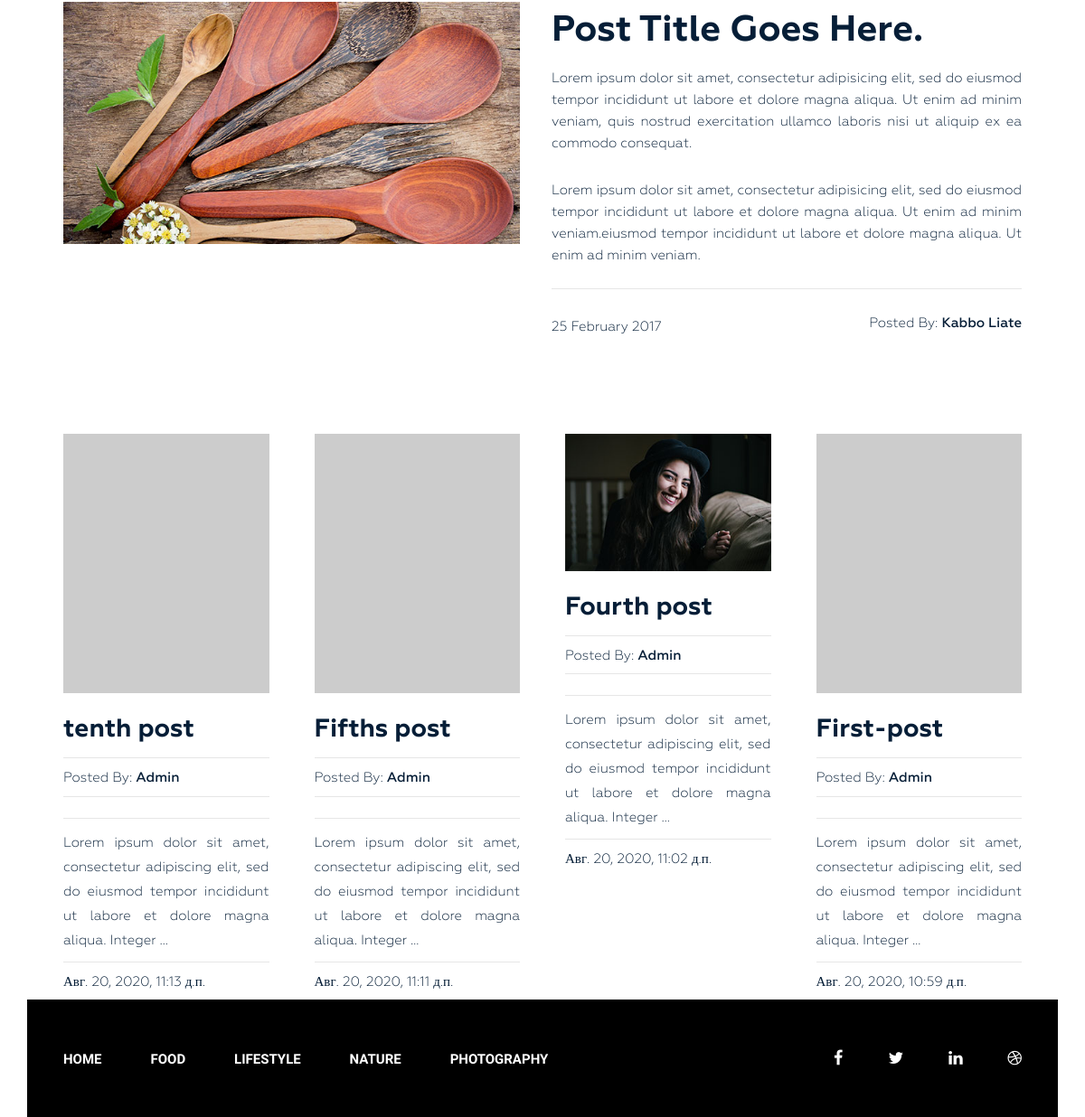
/tag/adventure/ (lower part), run on an earlier commit of the app's database.
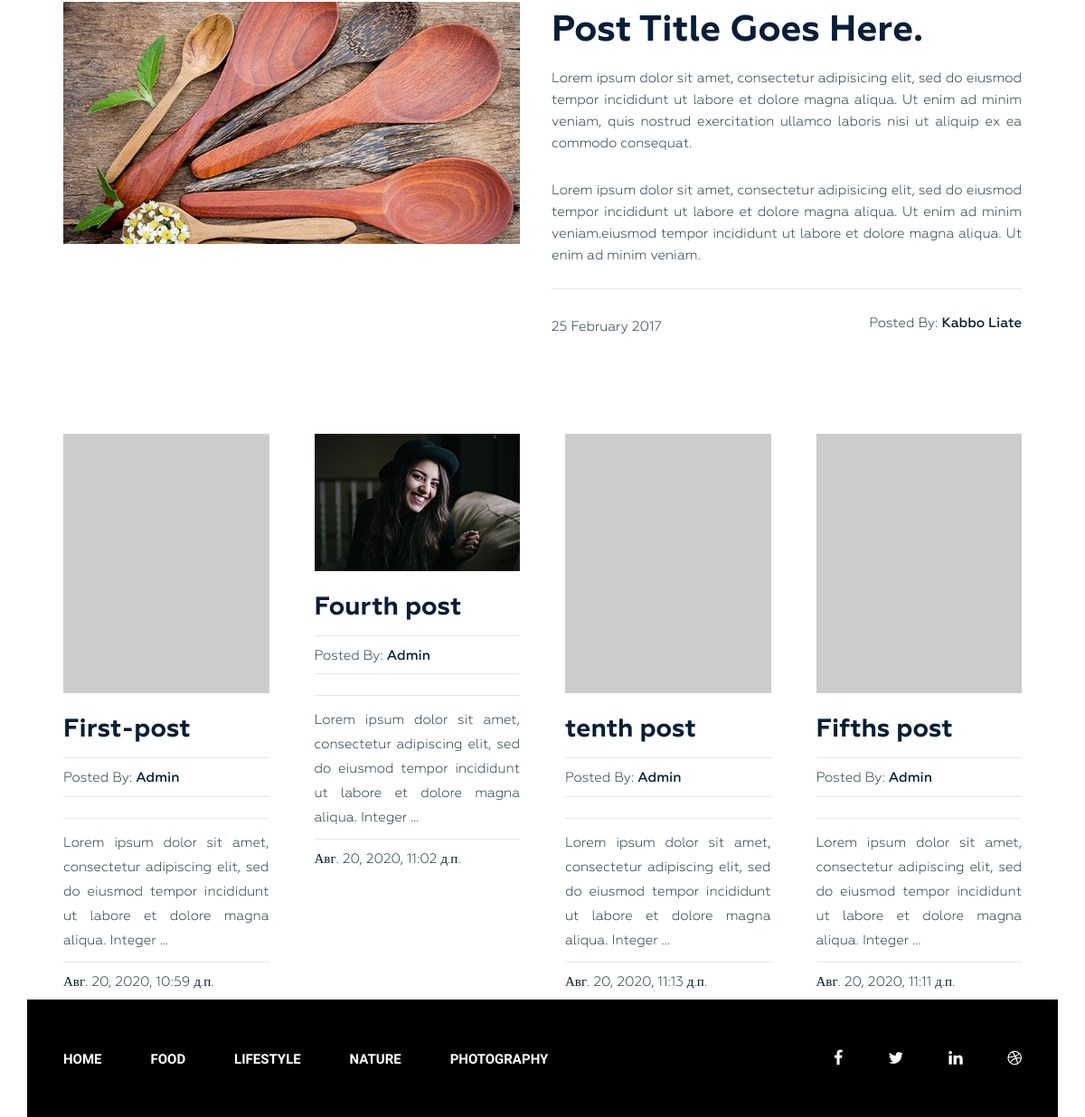
And on a later commit of the database.
### blog/models.py (models this page shows, shortened)
class Post(models.Model):
    title = models.CharField(max_length=100, verbose_name='Заголовок поста')
    content = models.TextField(blank=True, verbose_name='Содержание')
    author = models.CharField(max_length=100, verbose_name='Автор')
    photo = models.ImageField(upload_to='photo/%Y/%m/%d/', blank=True, verbose_name='Фотография')
    created_at = models.DateTimeField(auto_now_add=True, verbose_name='Создано')
    updated_at = models.DateTimeField(auto_now=True, verbose_name='Отредактировано')
    views = models.IntegerField(verbose_name='Количество просмотрров', default=0)
    category = models.ForeignKey(to=Category, on_delete=models.PROTECT, verbose_name='Категория')
    tags = models.ManyToManyField(to=Tag, blank=True, verbose_name='Теги')
    slug = models.SlugField(max_length=100, verbose_name='Post URL', unique=True)
    def get_absolute_url(self):
        return reverse('post', kwargs={'slug': self.slug})
    class Meta:
        verbose_name = 'Пост'
        verbose_name_plural = 'Посты'
        ordering = ['-updated_at']

class Category(models.Model):
    title = models.CharField(max_length=100, verbose_name='Название категории')
    slug = models.SlugField(max_length=100, verbose_name='Category URL', unique=True)
    def get_absolute_url(self):
        return reverse('category', kwargs={'slug': self.slug})
    class Meta:
        verbose_name = 'Категория'
        verbose_name_plural = 'Категории'
        ordering = ['title']

### blog/views.py (the view)
# urls.py: path('tag/<slug:slug>/', PostsByTags.as_view(), name='tag'),
class PostsByTags(ListView):
    model = Tag
    context_object_name = 'tag'
    template_name = 'blog/tag.html'
    paginate_by = 4
    allow_empty = False
    def get_queryset(self):
        return Post.objects.filter(tags__slug=self.kwargs['slug'])
    def get_context_data(self, *, object_list=None, **kwargs):
        context = super().get_context_data(**kwargs)
        context['title'] = Tag.objects.get(slug=self.kwargs['slug'])
        return context

### blog/models.py (called while the page is built)
    def __str__(self):
        return self.title

### blog/templatetags/menu_tag.py (called while the page is built)
@register.inclusion_tag('blog/tags/menu.html')
def show_menu(menu_class='menu'):
    categories = Category.objects.all()
    context = {
        'categories': categories,
        'menu_class': menu_class,
    }
    return context

### blog/templates/blog/tag.html (shortened to what this page needs)
{% extends 'base.html' %}
{% load static %}
{% block content %}
<section class="blog-post-area">
    <div class="container">
        <div class="row">
            <div class="blog-post-area-style">
                <div class="col-md-12">
                    <div class="single-post-big">
                        <div class="big-image">
                            <img src="{% static 'img/post-image1.jpg' %}" alt="">
                        </div>
                        <div class="big-text">
                            <h3><a href="#">Post Title Goes Here.</a></h3>
                            <p>Lorem ipsum dolor sit amet, consectetur adipisicing elit, sed do eiusmod tempor incididunt ut labore et dolore magna aliqua. Ut enim ad minim veniam, quis nostrud exercitation ullamco laboris nisi ut aliquip ex ea commodo consequat.</p>
                            <p>Lorem ipsum dolor sit amet, consectetur adipisicing elit, sed do eiusmod tempor incididunt ut labore et dolore magna aliqua. Ut enim ad minim veniam.eiusmod tempor incididunt ut labore et dolore magna aliqua. Ut enim ad minim veniam.</p>
                            <h4><span class="date">25 February 2017</span><span class="author">Posted By: <span class="author-name">Kabbo Liate</span></span>
                            </h4>
                        </div>
                    </div>
                </div>
                {% for i in tag %}
                <div class="col-md-3">
                    <div class="single-post">
                        {% if i.photo %}
                        <img src="{{ i.photo.url }}" alt="{{ i.title }}">
                        {% else %}
                        <img src="https://picsum.photos/id/237/300/201" alt="{{ i.title }}">
                        {% endif %}
                        <h3><a href="{{ i.get_absolute_url }}">{{ i.title }}</a></h3>
                        <h4><span>Posted By: <span class="author-name">{{ i.author }}</span></span>
                        </h4>
                        <p>{{ i.content|safe|linebreaks|truncatewords:20 }}</p>
                        <h4><span>{{ i.created_at }}</span></h4>
                    </div>
                </div>
                {% endfor %}
            </div>
        </div>
    </div>
</section>
{% endblock %}

### blog/templates/blog/tags/menu.html
<div class="{{ menu_class }}">
    <ul>
        <li><a href="{% url 'home' %}">Home</a></li>
        {% for i in categories %}
        <li><a href="{{ i.get_absolute_url }}">{{ i.title }}</a></li>
        {% endfor %}
    </ul>
</div>

What changed in the data, as far as the page shows it:
changed Post "First-post": moves up the list
changed Post "Fourth post": moves up the list
